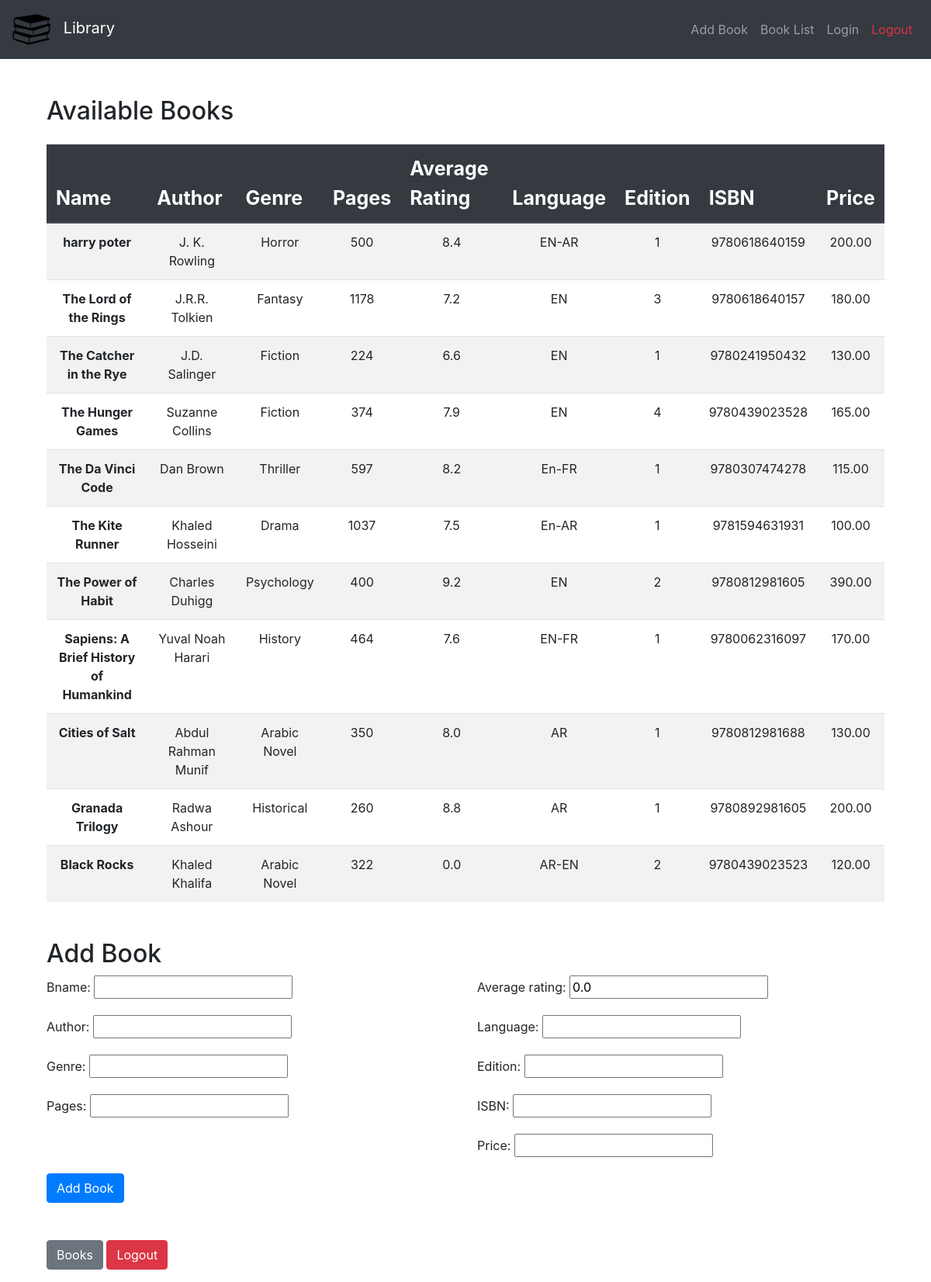
The app's page /addBook/ with its own data.
### app1/models.py (models this page shows, shortened)
class book(models.Model):
    bname = models.CharField(max_length=64)
    author = models.CharField(max_length=100)
    pages = models.CharField(max_length=64)
    language = models.CharField(max_length=64)
    average_rating = models.FloatField(default=0.0, validators=[MaxValueValidator(10)])
    price = models.DecimalField(max_digits=10, decimal_places=2)
    edition = models.PositiveIntegerField()
    genre = models.CharField(max_length=64)
    ISBN = models.CharField(max_length=13, unique=True)

### app1/views.py (the view)
# urls.py: path("addBook/", views.add_books, name="add_book"),
def add_books(request):
    if request.method == 'POST':
        book_form = BookForm(request.POST)
        if book_form.is_valid():
            book_form.save()
            book_form = BookForm() # reset form  after submiting
    else:
        book_form =  BookForm()
    book_list = book.objects.all()
    return render(request, 'app1/add_book.html', {'book_list': book_list, 'book_form': book_form})

### app1/forms.py
class BookForm(forms.ModelForm):
    class Meta:
        model = book
        fields = '__all__'

### app1/templates/app1/add_book.html (shortened to what this page needs)
{% extends "app1/layout.html" %}
{% block body %}
    <div class="container mt-5">
        <h2 class="mb-4">Available Books</h2>
        <table class="table table-striped">
            <thead class="thead-dark thead-custom">
                <tr>
                    <th>Name</th>
                    <th>Author</th>
                    <th>Genre</th>
                    <th>Pages</th>
                    <th>Average Rating</th>
                    <th>Language</th>
                    <th>Edition</th>
                    <th>ISBN</th>
                    <th>Price</th>
                </tr>
            </thead>
            <tbody>
                {% for book in book_list %}
                    <tr>
                        <td class="text-center"><strong>{{ book.bname }}</strong></td>
                        <td class="text-center">{{ book.author }}</td>
                        <td class="text-center">{{ book.genre }}</td>
                        <td class="text-center">{{ book.pages }}</td>
                        <td class="text-center">{{ book.average_rating }}</td>
                        <td class="text-center">{{ book.language }}</td>
                        <td class="text-center">{{ book.edition }}</td>
                        <td class="text-center">{{ book.ISBN }}</td>
                        <td class="text-center">{{ book.price }}</td>
                    </tr>
                {% endfor %}
            </tbody>
        </table>
        <h2 class="mt-5">Add Book</h2>
        <form method="post" action="{% url 'app1:add_book' %}" class="mb-5">
            <div class="row">
                <div class="col-md-6">
                    <div class="form-group">
                        {{ book_form.bname.label_tag }}
                        {{ book_form.bname }}
                    </div>
                    <div class="form-group">
                        {{ book_form.author.label_tag }}
                        {{ book_form.author }}
                    </div>
                    <div class="form-group">
                        {{ book_form.genre.label_tag }}
                        {{ book_form.genre }}
                    </div>
                    <div class="form-group">
                        {{ book_form.pages.label_tag }}
                        {{ book_form.pages }}
                    </div>
                </div>
                <div class="col-md-6">
                    <div class="form-group">
                        {{ book_form.average_rating.label_tag }}
                        {{ book_form.average_rating }}
                    </div>
                    <div class="form-group">
                        {{ book_form.language.label_tag }}
                        {{ book_form.language }}
                    </div>
                    <div class="form-group">
                        {{ book_form.edition.label_tag }}
                        {{ book_form.edition }}
                    </div>
                    <div class="form-group">
                        {{ book_form.ISBN.label_tag }}
                        {{ book_form.ISBN }}
                    </div>
                    <div class="form-group">
                        {{ book_form.price.label_tag }}
                        {{ book_form.price }}
                    </div>
                </div>
            </div>
            <button type="submit" class="btn btn-primary">Add Book</button>
        </form>
        <div class="mb-3">
            <a href="{% url 'app1:books' %}" class="btn btn-secondary">Books</a>
            <a href="{% url 'app1:logout' %}" class="btn btn-danger">Logout</a>
        </div>
    </div>
{% endblock %}

### app1/static/app1/style.css (style rules this page uses)
.thead-custom th { font-size: 25px; }

### records on screen
book: bname "harry poter", author "J. K. Rowling", genre "Horror", pages "500", average_rating "8.4", language "EN-AR", edition "1", ISBN "9780618640159", price "200.00"
book: bname "The Lord of the Rings", author "J.R.R. Tolkien", genre "Fantasy", pages "1178", average_rating "7.2", language "EN", edition "3", ISBN "9780618640157", price "180.00"
book: bname "The Catcher in the Rye", author "J.D. Salinger", genre "Fiction", pages "224", average_rating "6.6", language "EN", edition "1", ISBN "9780241950432", price "130.00"
book: bname "The Hunger Games", author "Suzanne Collins", genre "Fiction", pages "374", average_rating "7.9", language "EN", edition "4", ISBN "9780439023528", price "165.00"
book: bname "The Da Vinci Code", author "Dan Brown", genre "Thriller", pages "597", average_rating "8.2", language "En-FR", edition "1", ISBN "9780307474278", price "115.00"
book: bname "The Kite Runner", author "Khaled Hosseini", genre "Drama", pages "1037", average_rating "7.5", language "En-AR", edition "1", ISBN "9781594631931", price "100.00"
book: bname "The Power of Habit", author "Charles Duhigg", genre "Psychology", pages "400", average_rating "9.2", language "EN", edition "2", ISBN "9780812981605", price "390.00"
book: bname "Sapiens: A Brief History of Humankind", author "Yuval Noah Harari", genre "History", pages "464", average_rating "7.6", language "EN-FR", edition "1", ISBN "9780062316097", price "170.00"
book: bname "Cities of Salt", author "Abdul Rahman Munif", genre "Arabic Novel", pages "350", average_rating "8.0", language "AR", edition "1", ISBN "9780812981688", price "130.00"
book: bname "Granada Trilogy", author "Radwa Ashour", genre "Historical", pages "260", average_rating "8.8", language "AR", edition "1", ISBN "9780892981605", price "200.00"
book: bname "Black Rocks", author "Khaled Khalifa", genre "Arabic Novel", pages "322", average_rating "0.0", language "AR-EN", edition "2", ISBN "9780439023523", price "120.00"

### other values on screen
{{ book_form.bname.label_tag }} "Bname:"
{{ book_form.author.label_tag }} "Author:"
{{ book_form.genre.label_tag }} "Genre:"
{{ book_form.pages.label_tag }} "Pages:"
{{ book_form.average_rating.label_tag }} "Average rating:"
{{ book_form.language.label_tag }} "Language:"
{{ book_form.edition.label_tag }} "Edition:"
{{ book_form.ISBN.label_tag }} "ISBN:"
{{ book_form.price.label_tag }} "Price:"
